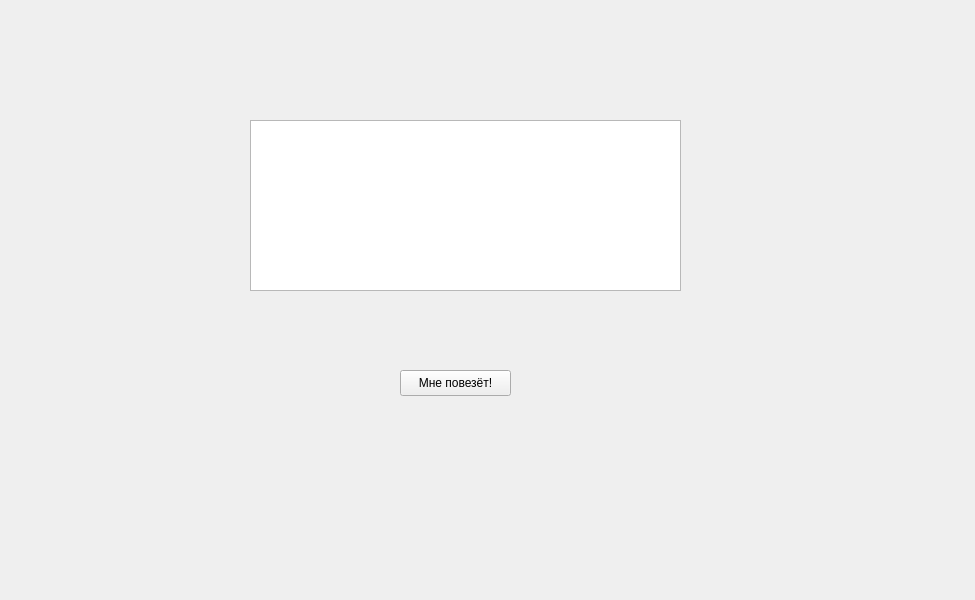
<?xml version="1.0" encoding="UTF-8"?>
<ui version="4.0">
 <class>Widget</class>
 <widget class="QWidget" name="Widget">
  <property name="geometry">
   <rect>
    <x>0</x>
    <y>0</y>
    <width>975</width>
    <height>600</height>
   </rect>
  </property>
  <property name="windowTitle">
   <string>Widget</string>
  </property>
  <widget class="QPushButton" name="pushButton">
   <property name="geometry">
    <rect>
     <x>400</x>
     <y>370</y>
     <width>111</width>
     <height>26</height>
    </rect>
   </property>
   <property name="text">
    <string>Мне повезёт!</string>
   </property>
  </widget>
  <widget class="QPlainTextEdit" name="plainTextEdit">
   <property name="geometry">
    <rect>
     <x>250</x>
     <y>120</y>
     <width>431</width>
     <height>171</height>
    </rect>
   </property>
  </widget>
  <widget class="QLabel" name="label">
   <property name="geometry">
    <rect>
     <x>250</x>
     <y>50</y>
     <width>431</width>
     <height>20</height>
    </rect>
   </property>
   <property name="text">
    <string/>
   </property>
  </widget>
 </widget>
 <resources/>
 <connections/>
</ui>
